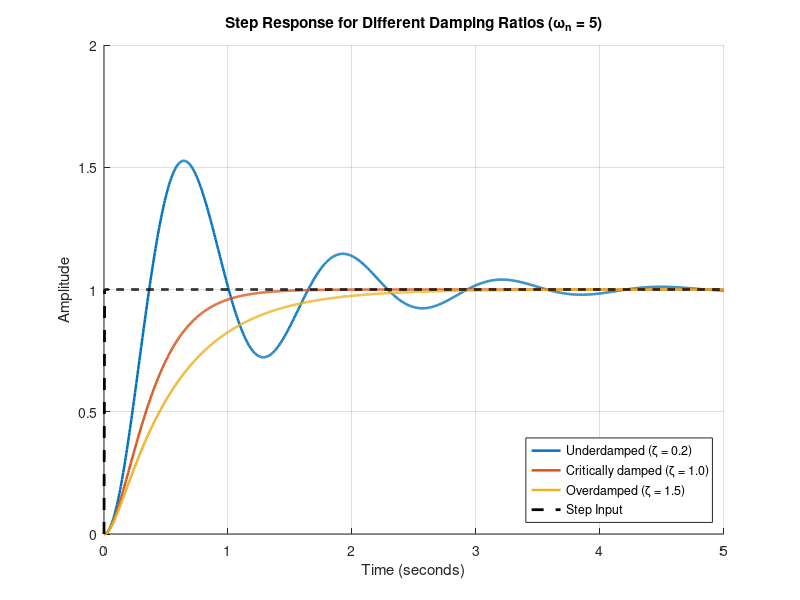
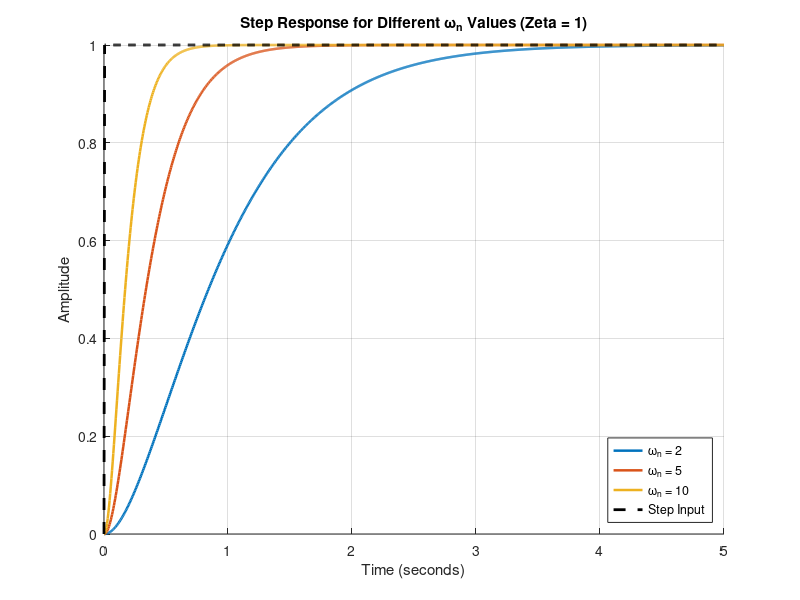

MATLAB code to generate these figures, in order:
clc;
clear;

% Fixed natural frequency
omega_n = 5;

% Different damping ratios
zeta_values = [0.2, 1.0, 1.5];  % Underdamped, critically damped, overdamped

% Corresponding legend labels
legend_labels = {'Underdamped (\zeta = 0.2)', 'Critically damped (\zeta = 1.0)', 'Overdamped (\zeta = 1.5)'};

% Time vector
t = linspace(0, 5, 1000);

% Unit step input (starts at 0)
u = ones(size(t));
u(t == 0) = 0;

% Palette colors
colors = lines(length(zeta_values));

% Create figure
figure;
hold on;

% Plot step responses
for i = 1:length(zeta_values)
    zeta = zeta_values(i);
    num = [omega_n^2];
    den = [1, 2*zeta*omega_n, omega_n^2];
    sys = tf(num, den);
    
    y = lsim(sys, u, t);
    
    plot(t, y, 'Color', colors(i, :), 'LineWidth', 1.8, 'DisplayName', legend_labels{i});
end

% Plot step input last (on top)
plot(t, u, '--k', 'LineWidth', 2, 'DisplayName', 'Step Input');

% Finalize plot
title(['Step Response for Different Damping Ratios (\omega_n = ', num2str(omega_n), ')']);
xlabel('Time (seconds)');
ylabel('Amplitude');
legend('Location', 'southeast');
grid on;
hold off;


clc;
clear;

% Damping ratio (adjust if needed)
zeta = 1;

% Natural frequencies to compare
omega_n_values = [2, 5, 10];

% Time vector
t = linspace(0, 5, 1000);  % From 0 to 5 seconds

% Unit step input (starts at 0, jumps to 1)
u = ones(size(t));  
u(t == 0) = 0;

% Use palette colors
colors = lines(length(omega_n_values));

% Create figure
figure;
hold on;

% Plot each system's response first
for i = 1:length(omega_n_values)
    omega_n = omega_n_values(i);

    % Define second-order system
    num = [omega_n^2];
    den = [1, 2*zeta*omega_n, omega_n^2];
    sys = tf(num, den);

    % Simulate system response to step input
    y = lsim(sys, u, t);

    % Plot response
    plot(t, y, 'Color', colors(i, :), 'LineWidth', 1.8, ...
         'DisplayName', ['\omega_n = ', num2str(omega_n)]);
end

% Plot the step input last so it appears on top
plot(t, u, '--k', 'LineWidth', 2, 'DisplayName', 'Step Input');

% Final plot formatting
title(['Step Response for Different \omega_n Values (Zeta = ', num2str(zeta), ')']);
xlabel('Time (seconds)');
ylabel('Amplitude');
legend('Location', 'southeast');
grid on;
hold off;
